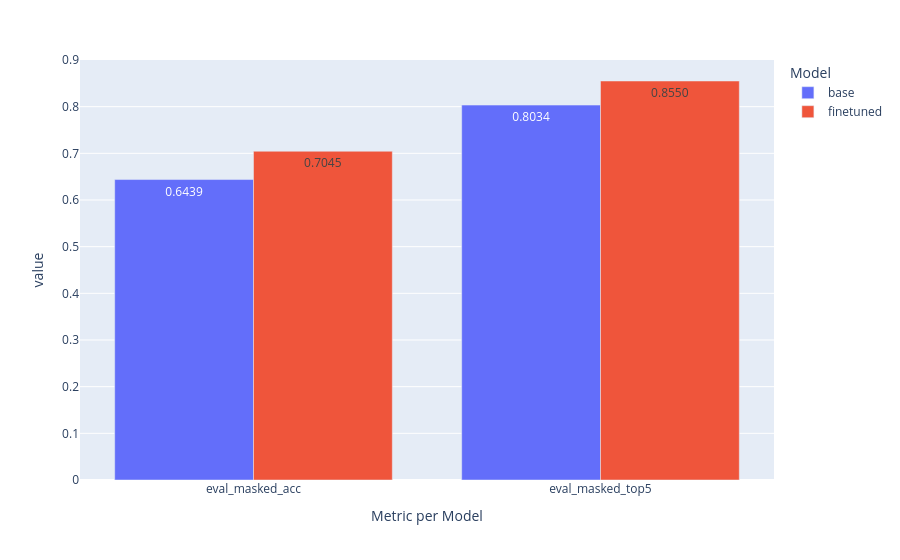

The code cell stored with this chart in its notebook:
### Code cell
fig = px.bar(metrics_df.loc[['eval_masked_acc', 'eval_masked_top5']], barmode="group")
fig.update_xaxes(title="Metric per Model")
fig.update_legends(title="Model")
fig.update_traces(
    texttemplate="%{y:.4f}",
)
fig.show()

### Figure 1 — Plotly figure (JSON) as saved in the notebook; plotly's stock layout.template omitted (floating-point values rounded to 4 significant figures)
{"data": [{"alignmentgroup": "True", "hovertemplate": "variable=base<br>index=%{x}<br>value=%{y}<extra></extra>", "legendgroup": "base", "marker": {"color": "#636efa", "pattern": {"shape": ""}}, "name": "base", "offsetgroup": "base", "orientation": "v", "showlegend": true, "textposition": "auto", "texttemplate": "%{y:.4f}", "type": "bar", "x": ["eval_masked_acc", "eval_masked_top5"], "xaxis": "x", "y": [0.6439, 0.8034], "yaxis": "y"}, {"alignmentgroup": "True", "hovertemplate": "variable=finetuned<br>index=%{x}<br>value=%{y}<extra></extra>", "legendgroup": "finetuned", "marker": {"color": "#EF553B", "pattern": {"shape": ""}}, "name": "finetuned", "offsetgroup": "finetuned", "orientation": "v", "showlegend": true, "textposition": "auto", "texttemplate": "%{y:.4f}", "type": "bar", "x": ["eval_masked_acc", "eval_masked_top5"], "xaxis": "x", "y": [0.7045, 0.855], "yaxis": "y"}], "layout": {"barmode": "group", "legend": {"title": {"text": "Model"}, "tracegroupgap": 0}, "margin": {"t": 60}, "xaxis": {"anchor": "y", "domain": [0, 1], "title": {"text": "Metric per Model"}}, "yaxis": {"anchor": "x", "domain": [0, 1], "title": {"text": "value"}}}}
